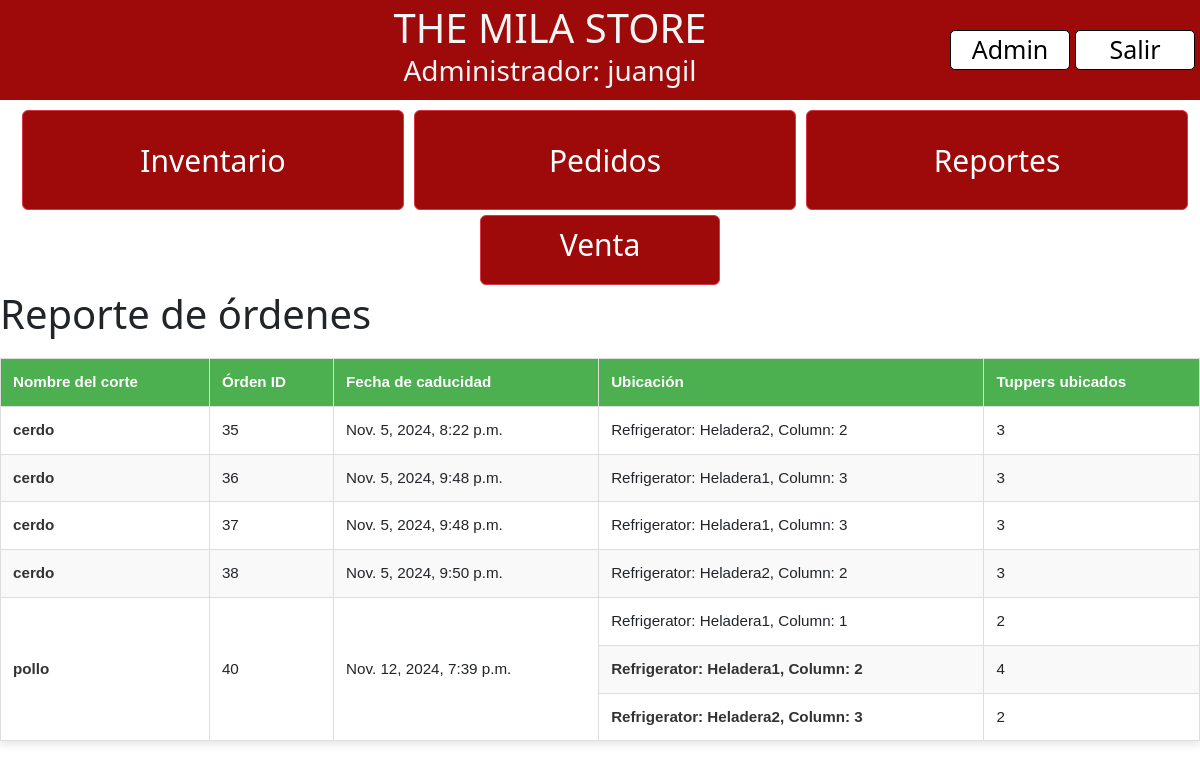
Screenshot of /expiration/ (signed in) with the database file from the repository.
### inventory/models.py (models this page shows, shortened)
class OrderAllocation(models.Model):
    order = models.ForeignKey(Order, related_name='allocations', on_delete=models.CASCADE)
    column = models.ForeignKey(Column, on_delete=models.CASCADE)
    tuppers_allocated = models.IntegerField()

class Order(models.Model):
    cut = models.ForeignKey(Cut, on_delete=models.CASCADE)
    tuppers_requested = models.IntegerField()
    created_at = models.DateTimeField(auto_now_add=True)
    tuppers_remaining = models.IntegerField()
    scheduled_date = models.DateTimeField(blank=True, null=True)
    expiration_date = models.DateTimeField(blank=True, null=True)

class Cut(models.Model):
    name = models.CharField(max_length=100, default='test')
    milas_per_tupper = models.IntegerField()
    reorder_threshold = models.IntegerField(default=10)
    reorder_tuppers = models.IntegerField(default=10)
    is_order_pending = models.BooleanField(default=False)
    color = ColorField(default='#FF0000')
    unit_price = models.DecimalField(max_digits=10, decimal_places=2, default=0.00)
    days_until_expiration = models.IntegerField(default=7)

class Column(models.Model):
    refrigerator = models.ForeignKey(Refrigerator, on_delete=models.CASCADE)
    def __str__(self):
        return f"Refrigerator: {self.refrigerator.name}, Column: {(list(Column.objects.filter(refrigerator=self.refrigerator).order_by('id').values_list('id', flat=True))).index(self.id) + 1}"

class Refrigerator(models.Model):
    name = models.CharField(max_length=100)

### inventory/views.py (the view)
# urls.py: path('expiration/', views.expiration_tracking_view, name='reports'),
def expiration_tracking_view(request):
    allocations = OrderAllocation.objects.select_related('order', 'order__cut', 'column').order_by('order__cut__name', 'order__expiration_date')
    grouped_allocations = defaultdict(list)
    for allocation in allocations:
        grouped_allocations[allocation.order.id].append(allocation)
    context = {
        'grouped_allocations': dict(grouped_allocations),  # Convert to regular dict for easier template access
    }
    return render(request, 'inventory/reports.html', context)

### inventory/templates/inventory/reports.html (shortened to what this page needs)
{% extends 'base.html' %}
{% load static %}
{% block css_files %}
    <link rel="stylesheet" href="{% static 'inventory/reports.css' %}">
{% endblock %}
{% block content %}
    <h1>Reporte de órdenes</h1>
    <table>
        <thead>
        <tr>
            <th>Nombre del corte</th>
            <th>Órden ID</th>
            <th>Fecha de caducidad</th>
            <th>Ubicación</th>
            <th>Tuppers ubicados</th>
        </tr>
        </thead>
        <tbody>
        {% for order_id, allocations in grouped_allocations.items %}
            {% if allocations %}
                <tr>
                    <td rowspan="{{ allocations|length }}">{{ allocations.0.order.cut.name }}</td>
                    <td rowspan="{{ allocations|length }}">{{ allocations.0.order.id }}</td>
                    <td rowspan="{{ allocations|length }}">{{ allocations.0.order.expiration_date }}</td>
                    <td>{{ allocations.0.column }}</td>
                    <td>{{ allocations.0.tuppers_allocated }}</td>
                </tr>
                {% for allocation in allocations|slice:"1:" %}
                    <tr>
                        <td>{{ allocation.column }}</td>
                        <td>{{ allocation.tuppers_allocated }}</td>
                    </tr>
                {% endfor %}
            {% endif %}
        {% endfor %}
        </tbody>
    </table>
{% endblock %}

### templates/base.html (shortened to what this page needs)
{% load static %}
<!DOCTYPE html>
<html lang="esp">
<head>
    <link href="https://cdn.jsdelivr.net/npm/bootstrap@5.3.3/dist/css/bootstrap.min.css" rel="stylesheet"
>
    <link rel="stylesheet" href="{% static "base.css" %}">
    {% block css_files %}{% endblock %}
</head>
<body>
    <header id="navbar">
        <div id="tit">
            <h1>THE MILA STORE </h1>
            <h3>{% if user.is_staff or user.is_superuser %}Administrador{% else %}Empleado{% endif %}: {{ user.username }}</h3>
        </div>
        {% if user.is_staff or user.is_superuser %}
            <a href="{% url 'admin:index' %}" id="secondary">Admin</a>
        {% endif %}
        <a href="{% url 'logout' %}" id="secondary">Salir</a>
    </header>
    <div class="container-fluid">
        <a href="{% url 'inventory' %}"><button type="button" class="btn btn-danger">Inventario</button></a>
        <a href="{% url 'orders' %}"><button type="button" class="btn btn-danger">Pedidos</button></a>
        <a href="{% url 'reports' %}"><button type="button" class="btn btn-danger">Reportes</button></a>
    </div>
    <div  class="centered-container" >
    <a href="{% url 'sell_milas' %}" id="ventanaventa" class="btn btn-danger venta" >Venta</a>
    </div>
        {% block content %}
    {% endblock %}
</body>
</html>

### static/base.css (style rules this page uses)
html,body { margin: 0; }
header { display: flex; align-items: center; justify-content: space-between; background-color:#9e0909; font-size: 30px; width: 100%; height: 100px; color: whitesmoke; }
.btn-danger { width:100%; height: 100px; font-size:30px; margin:5px; background-color:#9e0909; }
.container-fluid { width:100%; display:flex; flex-direction:row; }
.container-fluid a, button { width:40%; height: 100px; font-size:25px; margin:5px; }
#secondary { text-align: center; width: 10%; background-color: white; color: black; margin-right: 5px; font-size: 25px; border: 1px solid black; text-decoration: none; border-radius: 5px; transition: background-color 0.3s, color 0.3s; }
#tit { padding-left:150px; margin:auto; text-align: center; }
h1 { text-align: center; display: inline-block; margin: 0; }
.venta { width: 20%; height: 70px; background-color:#9e0909; margin-left:40%; color:white; font-size:30px; }
.centered-container { display: flex; }

### inventory/static/inventory/reports.css (style rules this page uses)
table { width: 100%; border-collapse: collapse; font-family: Arial, sans-serif; margin-top: 20px; box-shadow: 0 4px 8px rgba(0, 0, 0, 0.1); }
th, td { border: 1px solid #ddd; padding: 12px; text-align: left; font-size: 0.95em; }
th { background-color: #4CAF50; color: white; font-weight: bold; }
tr:nth-child(even) { background-color: #f9f9f9; }
td { vertical-align: middle; }
td:first-child { font-weight: bold; color: #333; }

### rows the page displays
OrderAllocation: order.name "cerdo", order "35", order.expiration_date "Nov. 5, 2024, 8:22 p.m.", column.name "Refrigerator: Heladera2, Column: 2", tuppers_allocated "3"
OrderAllocation: order.name "cerdo", order "36", order.expiration_date "Nov. 5, 2024, 9:48 p.m.", column.name "Refrigerator: Heladera1, Column: 3", tuppers_allocated "3"
OrderAllocation: order.name "cerdo", order "37", order.expiration_date "Nov. 5, 2024, 9:48 p.m.", column.name "Refrigerator: Heladera1, Column: 3", tuppers_allocated "3"
OrderAllocation: order.name "cerdo", order "38", order.expiration_date "Nov. 5, 2024, 9:50 p.m.", column.name "Refrigerator: Heladera2, Column: 2", tuppers_allocated "3"
OrderAllocation: order.name "pollo", order "40", order.expiration_date "Nov. 12, 2024, 7:39 p.m.", column.name "Refrigerator: Heladera1, Column: 1", tuppers_allocated "2"
OrderAllocation: column "Refrigerator: Heladera1, Column: 2", tuppers_allocated "4"
OrderAllocation: column "Refrigerator: Heladera2, Column: 3", tuppers_allocated "2"

### other values shown
{{ user.username }} "juangil"
